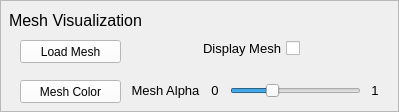
        <widget class="QFrame" name="frame_5">
         <property name="sizePolicy">
          <sizepolicy hsizetype="Expanding" vsizetype="Expanding">
           <horstretch>0</horstretch>
           <verstretch>0</verstretch>
          </sizepolicy>
         </property>
         <property name="frameShape">
          <enum>QFrame::StyledPanel</enum>
         </property>
         <property name="frameShadow">
          <enum>QFrame::Plain</enum>
         </property>
         <widget class="QLabel" name="DisplayOptions_6">
          <property name="geometry">
           <rect>
            <x>10</x>
            <y>10</y>
            <width>131</width>
            <height>20</height>
           </rect>
          </property>
          <property name="minimumSize">
           <size>
            <width>130</width>
            <height>20</height>
           </size>
          </property>
          <property name="font">
           <font>
            <pointsize>12</pointsize>
           </font>
          </property>
          <property name="text">
           <string>Mesh Visualization</string>
          </property>
          <property name="alignment">
           <set>Qt::AlignCenter</set>
          </property>
         </widget>
         <widget class="QPushButton" name="loadMeshButton">
          <property name="geometry">
           <rect>
            <x>20</x>
            <y>40</y>
            <width>101</width>
            <height>23</height>
           </rect>
          </property>
          <property name="palette">
           <palette>
            <active>
             <colorrole role="WindowText">
              <brush brushstyle="SolidPattern">
               <color alpha="255">
                <red>0</red>
                <green>0</green>
                <blue>0</blue>
               </color>
              </brush>
             </colorrole>
             <colorrole role="Button">
              <brush brushstyle="SolidPattern">
               <color alpha="255">
                <red>255</red>
                <green>255</green>
                <blue>255</blue>
               </color>
              </brush>
             </colorrole>
             <colorrole role="Light">
              <brush brushstyle="SolidPattern">
               <color alpha="255">
                <red>255</red>
                <green>255</green>
                <blue>255</blue>
               </color>
              </brush>
             </colorrole>
             <colorrole role="Midlight">
              <brush brushstyle="SolidPattern">
               <color alpha="255">
                <red>255</red>
                <green>255</green>
                <blue>255</blue>
               </color>
              </brush>
             </colorrole>
             <colorrole role="Dark">
              <brush brushstyle="SolidPattern">
               <color alpha="255">
                <red>127</red>
                <green>127</green>
                <blue>127</blue>
               </color>
              </brush>
             </colorrole>
             <colorrole role="Mid">
              <brush brushstyle="SolidPattern">
               <color alpha="255">
                <red>170</red>
                <green>170</green>
                <blue>170</blue>
               </color>
              </brush>
             </colorrole>
             <colorrole role="Text">
              <brush brushstyle="SolidPattern">
               <color alpha="255">
                <red>0</red>
                <green>0</green>
                <blue>0</blue>
               </color>
              </brush>
             </colorrole>
             <colorrole role="BrightText">
              <brush brushstyle="SolidPattern">
               <color alpha="255">
                <red>255</red>
                <green>255</green>
                <blue>255</blue>
               </color>
              </brush>
             </colorrole>
             <colorrole role="ButtonText">
              <brush brushstyle="SolidPattern">
               <color alpha="255">
                <red>0</red>
                <green>0</green>
                <blue>0</blue>
               </color>
              </brush>
             </colorrole>
             <colorrole role="Base">
              <brush brushstyle="SolidPattern">
               <color alpha="255">
                <red>255</red>
                <green>255</green>
                <blue>255</blue>
               </color>
              </brush>
             </colorrole>
             <colorrole role="Window">
              <brush brushstyle="SolidPattern">
               <color alpha="255">
                <red>255</red>
                <green>255</green>
                <blue>255</blue>
               </color>
              </brush>
             </colorrole>
             <colorrole role="Shadow">
              <brush brushstyle="SolidPattern">
               <color alpha="255">
                <red>0</red>
                <green>0</green>
                <blue>0</blue>
               </color>
              </brush>
             </colorrole>
             <colorrole role="AlternateBase">
              <brush brushstyle="SolidPattern">
               <color alpha="255">
                <red>255</red>
                <green>255</green>
                <blue>255</blue>
               </color>
              </brush>
             </colorrole>
             <colorrole role="ToolTipBase">
              <brush brushstyle="SolidPattern">
               <color alpha="255">
                <red>255</red>
                <green>255</green>
                <blue>220</blue>
               </color>
              </brush>
             </colorrole>
             <colorrole role="ToolTipText">
              <brush brushstyle="SolidPattern">
               <color alpha="255">
                <red>0</red>
                <green>0</green>
                <blue>0</blue>
               </color>
              </brush>
             </colorrole>
            </active>
            <inactive>
             <colorrole role="WindowText">
              <brush brushstyle="SolidPattern">
               <color alpha="255">
                <red>0</red>
                <green>0</green>
                <blue>0</blue>
               </color>
              </brush>
             </colorrole>
             <colorrole role="Button">
              <brush brushstyle="SolidPattern">
               <color alpha="255">
                <red>255</red>
                <green>255</green>
                <blue>255</blue>
               </color>
              </brush>
             </colorrole>
             <colorrole role="Light">
              <brush brushstyle="SolidPattern">
               <color alpha="255">
                <red>255</red>
                <green>255</green>
                <blue>255</blue>
               </color>
              </brush>
             </colorrole>
             <colorrole role="Midlight">
              <brush brushstyle="SolidPattern">
               <color alpha="255">
                <red>255</red>
                <green>255</green>
                <blue>255</blue>
               </color>
              </brush>
             </colorrole>
             <colorrole role="Dark">
              <brush brushstyle="SolidPattern">
               <color alpha="255">
                <red>127</red>
                <green>127</green>
                <blue>127</blue>
               </color>
              </brush>
             </colorrole>
             <colorrole role="Mid">
              <brush brushstyle="SolidPattern">
               <color alpha="255">
                <red>170</red>
                <green>170</green>
                <blue>170</blue>
               </color>
              </brush>
             </colorrole>
             <colorrole role="Text">
              <brush brushstyle="SolidPattern">
               <color alpha="255">
                <red>0</red>
                <green>0</green>
                <blue>0</blue>
               </color>
              </brush>
             </colorrole>
             <colorrole role="BrightText">
              <brush brushstyle="SolidPattern">
               <color alpha="255">
                <red>255</red>
                <green>255</green>
                <blue>255</blue>
               </color>
              </brush>
             </colorrole>
             <colorrole role="ButtonText">
              <brush brushstyle="SolidPattern">
               <color alpha="255">
                <red>0</red>
                <green>0</green>
                <blue>0</blue>
               </color>
              </brush>
             </colorrole>
             <colorrole role="Base">
              <brush brushstyle="SolidPattern">
               <color alpha="255">
                <red>255</red>
                <green>255</green>
                <blue>255</blue>
               </color>
              </brush>
             </colorrole>
             <colorrole role="Window">
              <brush brushstyle="SolidPattern">
               <color alpha="255">
                <red>255</red>
                <green>255</green>
                <blue>255</blue>
               </color>
              </brush>
             </colorrole>
             <colorrole role="Shadow">
              <brush brushstyle="SolidPattern">
               <color alpha="255">
                <red>0</red>
                <green>0</green>
                <blue>0</blue>
               </color>
              </brush>
             </colorrole>
             <colorrole role="AlternateBase">
              <brush brushstyle="SolidPattern">
               <color alpha="255">
                <red>255</red>
                <green>255</green>
                <blue>255</blue>
               </color>
              </brush>
             </colorrole>
             <colorrole role="ToolTipBase">
              <brush brushstyle="SolidPattern">
               <color alpha="255">
                <red>255</red>
                <green>255</green>
                <blue>220</blue>
               </color>
              </brush>
             </colorrole>
             <colorrole role="ToolTipText">
              <brush brushstyle="SolidPattern">
               <color alpha="255">
                <red>0</red>
                <green>0</green>
                <blue>0</blue>
               </color>
              </brush>
             </colorrole>
            </inactive>
            <disabled>
             <colorrole role="WindowText">
              <brush brushstyle="SolidPattern">
               <color alpha="255">
                <red>127</red>
                <green>127</green>
                <blue>127</blue>
               </color>
              </brush>
             </colorrole>
             <colorrole role="Button">
              <brush brushstyle="SolidPattern">
               <color alpha="255">
                <red>255</red>
                <green>255</green>
                <blue>255</blue>
               </color>
              </brush>
             </colorrole>
             <colorrole role="Light">
              <brush brushstyle="SolidPattern">
               <color alpha="255">
                <red>255</red>
                <green>255</green>
                <blue>255</blue>
               </color>
              </brush>
             </colorrole>
             <colorrole role="Midlight">
              <brush brushstyle="SolidPattern">
               <color alpha="255">
                <red>255</red>
                <green>255</green>
                <blue>255</blue>
               </color>
              </brush>
             </colorrole>
             <colorrole role="Dark">
              <brush brushstyle="SolidPattern">
               <color alpha="255">
                <red>127</red>
                <green>127</green>
                <blue>127</blue>
               </color>
              </brush>
             </colorrole>
             <colorrole role="Mid">
              <brush brushstyle="SolidPattern">
               <color alpha="255">
                <red>170</red>
                <green>170</green>
                <blue>170</blue>
               </color>
              </brush>
             </colorrole>
             <colorrole role="Text">
              <brush brushstyle="SolidPattern">
               <color alpha="255">
                <red>127</red>
                <green>127</green>
                <blue>127</blue>
               </color>
              </brush>
             </colorrole>
             <colorrole role="BrightText">
              <brush brushstyle="SolidPattern">
               <color alpha="255">
                <red>255</red>
                <green>255</green>
                <blue>255</blue>
               </color>
              </brush>
             </colorrole>
             <colorrole role="ButtonText">
              <brush brushstyle="SolidPattern">
               <color alpha="255">
                <red>127</red>
                <green>127</green>
                <blue>127</blue>
               </color>
              </brush>
             </colorrole>
             <colorrole role="Base">
              <brush brushstyle="SolidPattern">
               <color alpha="255">
                <red>255</red>
                <green>255</green>
                <blue>255</blue>
               </color>
              </brush>
             </colorrole>
             <colorrole role="Window">
              <brush brushstyle="SolidPattern">
               <color alpha="255">
                <red>255</red>
                <green>255</green>
                <blue>255</blue>
               </color>
              </brush>
             </colorrole>
             <colorrole role="Shadow">
              <brush brushstyle="SolidPattern">
               <color alpha="255">
                <red>0</red>
                <green>0</green>
                <blue>0</blue>
               </color>
              </brush>
             </colorrole>
             <colorrole role="AlternateBase">
              <brush brushstyle="SolidPattern">
               <color alpha="255">
                <red>255</red>
                <green>255</green>
                <blue>255</blue>
               </color>
              </brush>
             </colorrole>
             <colorrole role="ToolTipBase">
              <brush brushstyle="SolidPattern">
               <color alpha="255">
                <red>255</red>
                <green>255</green>
                <blue>220</blue>
               </color>
              </brush>
             </colorrole>
             <colorrole role="ToolTipText">
              <brush brushstyle="SolidPattern">
               <color alpha="255">
                <red>0</red>
                <green>0</green>
                <blue>0</blue>
               </color>
              </brush>
             </colorrole>
            </disabled>
           </palette>
          </property>
          <property name="text">
           <string>Load Mesh</string>
          </property>
         </widget>
         <widget class="QPushButton" name="meshColorButton">
          <property name="geometry">
           <rect>
            <x>20</x>
            <y>80</y>
            <width>101</width>
            <height>23</height>
           </rect>
          </property>
          <property name="palette">
           <palette>
            <active>
             <colorrole role="WindowText">
              <brush brushstyle="SolidPattern">
               <color alpha="255">
                <red>0</red>
                <green>0</green>
                <blue>0</blue>
               </color>
              </brush>
             </colorrole>
             <colorrole role="Button">
              <brush brushstyle="SolidPattern">
               <color alpha="255">
                <red>255</red>
                <green>255</green>
                <blue>255</blue>
               </color>
              </brush>
             </colorrole>
             <colorrole role="Light">
              <brush brushstyle="SolidPattern">
               <color alpha="255">
                <red>255</red>
                <green>255</green>
                <blue>255</blue>
               </color>
              </brush>
             </colorrole>
             <colorrole role="Midlight">
              <brush brushstyle="SolidPattern">
               <color alpha="255">
                <red>255</red>
                <green>255</green>
                <blue>255</blue>
               </color>
              </brush>
             </colorrole>
             <colorrole role="Dark">
              <brush brushstyle="SolidPattern">
               <color alpha="255">
                <red>127</red>
                <green>127</green>
                <blue>127</blue>
               </color>
              </brush>
             </colorrole>
             <colorrole role="Mid">
              <brush brushstyle="SolidPattern">
               <color alpha="255">
                <red>170</red>
                <green>170</green>
                <blue>170</blue>
               </color>
              </brush>
             </colorrole>
             <colorrole role="Text">
              <brush brushstyle="SolidPattern">
               <color alpha="255">
                <red>0</red>
                <green>0</green>
                <blue>0</blue>
               </color>
              </brush>
             </colorrole>
             <colorrole role="BrightText">
              <brush brushstyle="SolidPattern">
               <color alpha="255">
                <red>255</red>
                <green>255</green>
                <blue>255</blue>
               </color>
              </brush>
             </colorrole>
             <colorrole role="ButtonText">
              <brush brushstyle="SolidPattern">
               <color alpha="255">
                <red>0</red>
                <green>0</green>
                <blue>0</blue>
               </color>
              </brush>
             </colorrole>
             <colorrole role="Base">
              <brush brushstyle="SolidPattern">
               <color alpha="255">
                <red>255</red>
                <green>255</green>
                <blue>255</blue>
               </color>
              </brush>
             </colorrole>
             <colorrole role="Window">
              <brush brushstyle="SolidPattern">
               <color alpha="255">
                <red>255</red>
                <green>255</green>
                <blue>255</blue>
               </color>
              </brush>
             </colorrole>
             <colorrole role="Shadow">
              <brush brushstyle="SolidPattern">
               <color alpha="255">
                <red>0</red>
                <green>0</green>
                <blue>0</blue>
               </color>
              </brush>
             </colorrole>
             <colorrole role="AlternateBase">
              <brush brushstyle="SolidPattern">
               <color alpha="255">
                <red>255</red>
                <green>255</green>
                <blue>255</blue>
               </color>
              </brush>
             </colorrole>
             <colorrole role="ToolTipBase">
              <brush brushstyle="SolidPattern">
               <color alpha="255">
                <red>255</red>
                <green>255</green>
                <blue>220</blue>
               </color>
              </brush>
             </colorrole>
             <colorrole role="ToolTipText">
              <brush brushstyle="SolidPattern">
               <color alpha="255">
                <red>0</red>
                <green>0</green>
                <blue>0</blue>
               </color>
              </brush>
             </colorrole>
            </active>
            <inactive>
             <colorrole role="WindowText">
              <brush brushstyle="SolidPattern">
               <color alpha="255">
                <red>0</red>
                <green>0</green>
                <blue>0</blue>
               </color>
              </brush>
             </colorrole>
             <colorrole role="Button">
              <brush brushstyle="SolidPattern">
               <color alpha="255">
                <red>255</red>
                <green>255</green>
                <blue>255</blue>
               </color>
              </brush>
             </colorrole>
             <colorrole role="Light">
              <brush brushstyle="SolidPattern">
               <color alpha="255">
                <red>255</red>
                <green>255</green>
                <blue>255</blue>
               </color>
              </brush>
             </colorrole>
             <colorrole role="Midlight">
              <brush brushstyle="SolidPattern">
               <color alpha="255">
                <red>255</red>
                <green>255</green>
                <blue>255</blue>
               </color>
              </brush>
             </colorrole>
             <colorrole role="Dark">
              <brush brushstyle="SolidPattern">
               <color alpha="255">
                <red>127</red>
                <green>127</green>
                <blue>127</blue>
               </color>
              </brush>
             </colorrole>
             <colorrole role="Mid">
              <brush brushstyle="SolidPattern">
               <color alpha="255">
                <red>170</red>
                <green>170</green>
                <blue>170</blue>
               </color>
              </brush>
             </colorrole>
             <colorrole role="Text">
              <brush brushstyle="SolidPattern">
               <color alpha="255">
                <red>0</red>
                <green>0</green>
                <blue>0</blue>
               </color>
              </brush>
             </colorrole>
             <colorrole role="BrightText">
              <brush brushstyle="SolidPattern">
               <color alpha="255">
                <red>255</red>
                <green>255</green>
                <blue>255</blue>
               </color>
              </brush>
             </colorrole>
             <colorrole role="ButtonText">
              <brush brushstyle="SolidPattern">
               <color alpha="255">
                <red>0</red>
                <green>0</green>
                <blue>0</blue>
               </color>
              </brush>
             </colorrole>
             <colorrole role="Base">
              <brush brushstyle="SolidPattern">
               <color alpha="255">
                <red>255</red>
                <green>255</green>
                <blue>255</blue>
               </color>
              </brush>
             </colorrole>
             <colorrole role="Window">
              <brush brushstyle="SolidPattern">
               <color alpha="255">
                <red>255</red>
                <green>255</green>
                <blue>255</blue>
               </color>
              </brush>
             </colorrole>
             <colorrole role="Shadow">
              <brush brushstyle="SolidPattern">
               <color alpha="255">
                <red>0</red>
                <green>0</green>
                <blue>0</blue>
               </color>
              </brush>
             </colorrole>
             <colorrole role="AlternateBase">
              <brush brushstyle="SolidPattern">
               <color alpha="255">
                <red>255</red>
                <green>255</green>
                <blue>255</blue>
               </color>
              </brush>
             </colorrole>
             <colorrole role="ToolTipBase">
              <brush brushstyle="SolidPattern">
               <color alpha="255">
                <red>255</red>
                <green>255</green>
                <blue>220</blue>
               </color>
              </brush>
             </colorrole>
             <colorrole role="ToolTipText">
              <brush brushstyle="SolidPattern">
               <color alpha="255">
                <red>0</red>
                <green>0</green>
                <blue>0</blue>
               </color>
              </brush>
             </colorrole>
            </inactive>
            <disabled>
             <colorrole role="WindowText">
              <brush brushstyle="SolidPattern">
               <color alpha="255">
                <red>127</red>
                <green>127</green>
                <blue>127</blue>
               </color>
              </brush>
             </colorrole>
             <colorrole role="Button">
              <brush brushstyle="SolidPattern">
               <color alpha="255">
                <red>255</red>
                <green>255</green>
                <blue>255</blue>
               </color>
              </brush>
             </colorrole>
             <colorrole role="Light">
              <brush brushstyle="SolidPattern">
               <color alpha="255">
                <red>255</red>
                <green>255</green>
                <blue>255</blue>
               </color>
              </brush>
             </colorrole>
             <colorrole role="Midlight">
              <brush brushstyle="SolidPattern">
               <color alpha="255">
                <red>255</red>
                <green>255</green>
                <blue>255</blue>
               </color>
              </brush>
             </colorrole>
             <colorrole role="Dark">
              <brush brushstyle="SolidPattern">
               <color alpha="255">
                <red>127</red>
                <green>127</green>
                <blue>127</blue>
               </color>
              </brush>
             </colorrole>
             <colorrole role="Mid">
              <brush brushstyle="SolidPattern">
               <color alpha="255">
                <red>170</red>
                <green>170</green>
                <blue>170</blue>
               </color>
              </brush>
             </colorrole>
             <colorrole role="Text">
              <brush brushstyle="SolidPattern">
               <color alpha="255">
                <red>127</red>
                <green>127</green>
                <blue>127</blue>
               </color>
              </brush>
             </colorrole>
             <colorrole role="BrightText">
              <brush brushstyle="SolidPattern">
               <color alpha="255">
                <red>255</red>
                <green>255</green>
                <blue>255</blue>
               </color>
              </brush>
             </colorrole>
             <colorrole role="ButtonText">
              <brush brushstyle="SolidPattern">
               <color alpha="255">
                <red>127</red>
                <green>127</green>
                <blue>127</blue>
               </color>
              </brush>
             </colorrole>
             <colorrole role="Base">
              <brush brushstyle="SolidPattern">
               <color alpha="255">
                <red>255</red>
                <green>255</green>
                <blue>255</blue>
               </color>
              </brush>
             </colorrole>
             <colorrole role="Window">
              <brush brushstyle="SolidPattern">
               <color alpha="255">
                <red>255</red>
                <green>255</green>
                <blue>255</blue>
               </color>
              </brush>
             </colorrole>
             <colorrole role="Shadow">
              <brush brushstyle="SolidPattern">
               <color alpha="255">
                <red>0</red>
                <green>0</green>
                <blue>0</blue>
               </color>
              </brush>
             </colorrole>
             <colorrole role="AlternateBase">
              <brush brushstyle="SolidPattern">
               <color alpha="255">
                <red>255</red>
                <green>255</green>
                <blue>255</blue>
               </color>
              </brush>
             </colorrole>
             <colorrole role="ToolTipBase">
              <brush brushstyle="SolidPattern">
               <color alpha="255">
                <red>255</red>
                <green>255</green>
                <blue>220</blue>
               </color>
              </brush>
             </colorrole>
             <colorrole role="ToolTipText">
              <brush brushstyle="SolidPattern">
               <color alpha="255">
                <red>0</red>
                <green>0</green>
                <blue>0</blue>
               </color>
              </brush>
             </colorrole>
            </disabled>
           </palette>
          </property>
          <property name="text">
           <string>Mesh Color</string>
          </property>
         </widget>
         <widget class="QCheckBox" name="displayMesh">
          <property name="geometry">
           <rect>
            <x>200</x>
            <y>40</y>
            <width>100</width>
            <height>17</height>
           </rect>
          </property>
          <property name="minimumSize">
           <size>
            <width>100</width>
            <height>0</height>
           </size>
          </property>
          <property name="font">
           <font>
            <pointsize>10</pointsize>
           </font>
          </property>
          <property name="layoutDirection">
           <enum>Qt::RightToLeft</enum>
          </property>
          <property name="text">
           <string>Display Mesh</string>
          </property>
          <property name="tristate">
           <bool>false</bool>
          </property>
         </widget>
         <widget class="QSlider" name="meshAlpha">
          <property name="geometry">
           <rect>
            <x>230</x>
            <y>80</y>
            <width>131</width>
            <height>22</height>
           </rect>
          </property>
          <property name="maximum">
           <number>100</number>
          </property>
          <property name="value">
           <number>30</number>
          </property>
          <property name="sliderPosition">
           <number>30</number>
          </property>
          <property name="orientation">
           <enum>Qt::Horizontal</enum>
          </property>
          <property name="tickPosition">
           <enum>QSlider::NoTicks</enum>
          </property>
          <property name="tickInterval">
           <number>5</number>
          </property>
         </widget>
         <widget class="QLabel" name="DisplayOptions_36">
          <property name="geometry">
           <rect>
            <x>120</x>
            <y>80</y>
            <width>91</width>
            <height>20</height>
           </rect>
          </property>
          <property name="minimumSize">
           <size>
            <width>35</width>
            <height>20</height>
           </size>
          </property>
          <property name="font">
           <font>
            <pointsize>10</pointsize>
           </font>
          </property>
          <property name="text">
           <string>Mesh Alpha</string>
          </property>
          <property name="alignment">
           <set>Qt::AlignCenter</set>
          </property>
         </widget>
         <widget class="QLabel" name="DisplayOptions_37">
          <property name="geometry">
           <rect>
            <x>200</x>
            <y>80</y>
            <width>30</width>
            <height>20</height>
           </rect>
          </property>
          <property name="minimumSize">
           <size>
            <width>30</width>
            <height>20</height>
           </size>
          </property>
          <property name="font">
           <font>
            <pointsize>10</pointsize>
           </font>
          </property>
          <property name="text">
           <string>0</string>
          </property>
          <property name="alignment">
           <set>Qt::AlignCenter</set>
          </property>
         </widget>
         <widget class="QLabel" name="DisplayOptions_38">
          <property name="geometry">
           <rect>
            <x>360</x>
            <y>80</y>
            <width>30</width>
            <height>20</height>
           </rect>
          </property>
          <property name="minimumSize">
           <size>
            <width>30</width>
            <height>20</height>
           </size>
          </property>
          <property name="font">
           <font>
            <pointsize>10</pointsize>
           </font>
          </property>
          <property name="text">
           <string>1</string>
          </property>
          <property name="alignment">
           <set>Qt::AlignCenter</set>
          </property>
         </widget>
        </widget>
